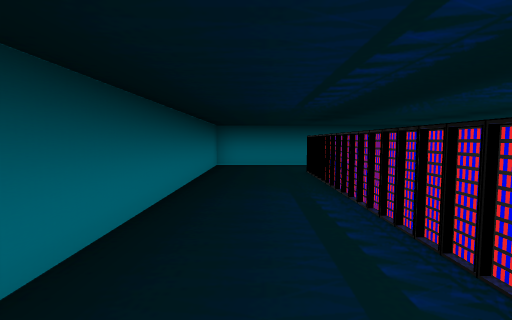
[1] (above)

18 first-person views from a walk through a 3-D level made in the Unity game engine. The camera is 1.4 m above the floor, tilts 4° down and sees 85° across. The floor is counted in squares, 1.8 m on a side. Each view is taken from the middle of a square. On the plan, view 1 faces up. The plan holds only what a view shows up to about 10 squares ahead; the rest is blank. The player character is not drawn. Some animated figures are left out.

[2]
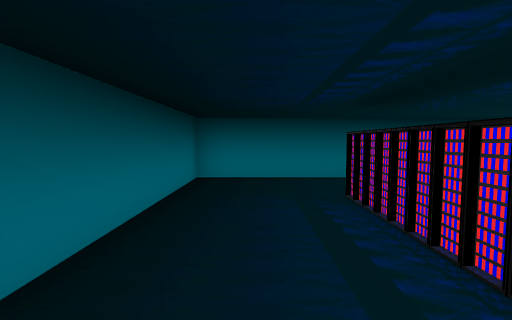

[3]
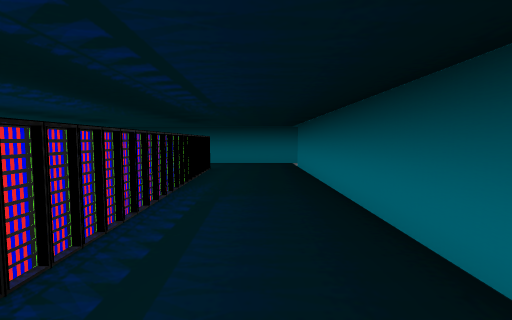

[4]
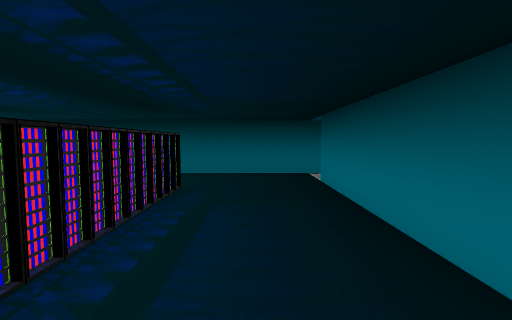

[5]
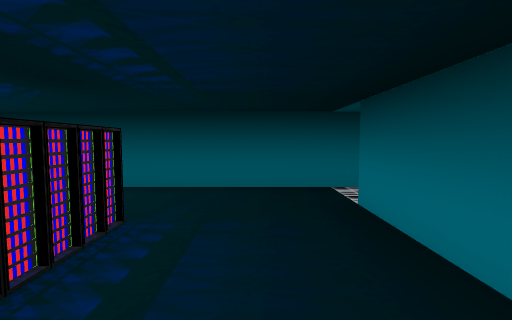

[6]
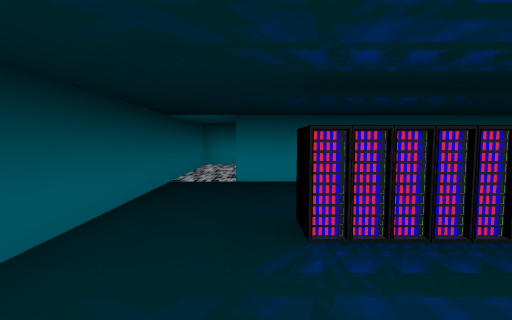

[7]
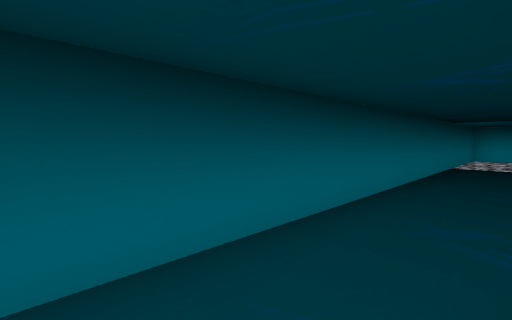

[8]
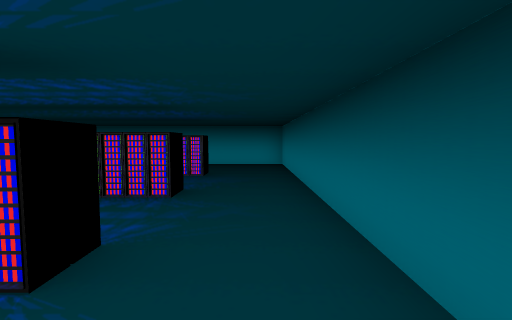

[9]
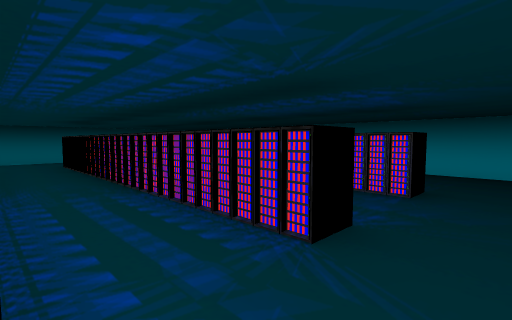

[10]
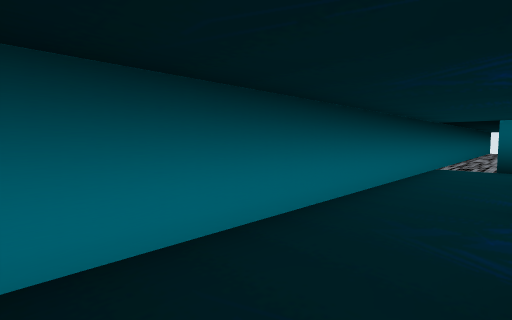

[11]
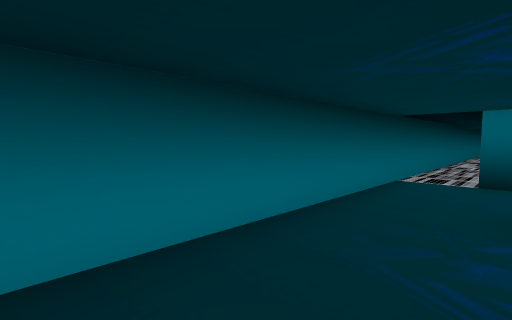

[12]
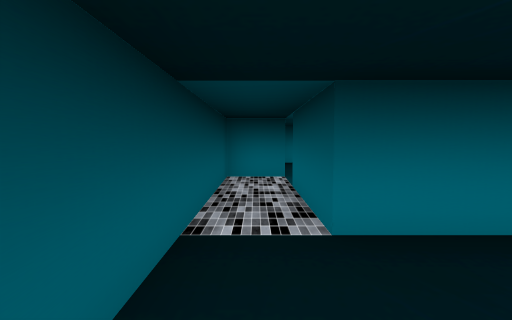

[13]
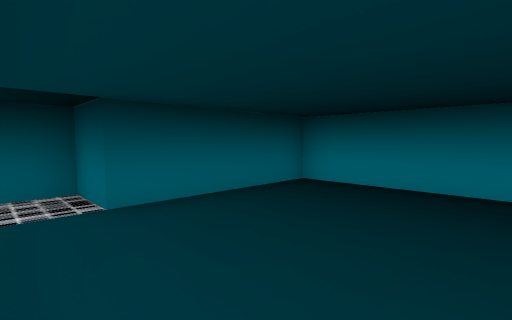

[14]
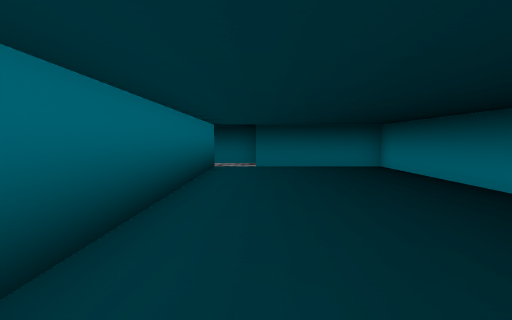

[15]
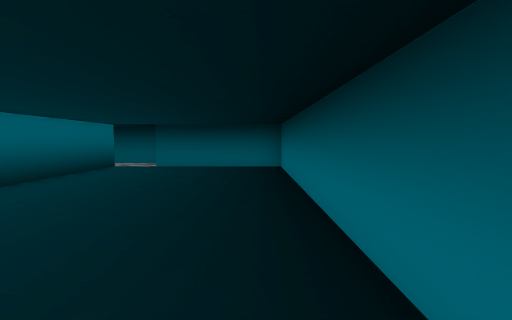

[16]
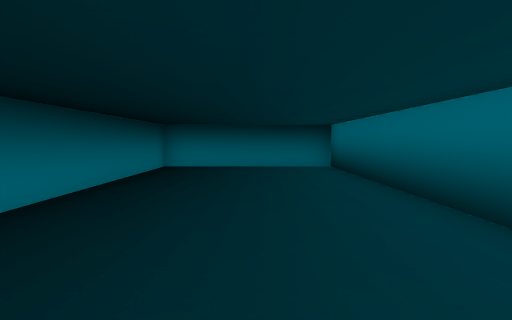

[17]
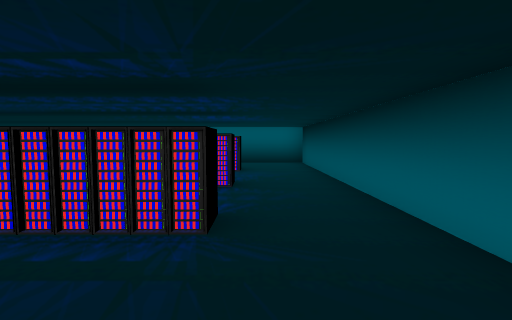

[18]
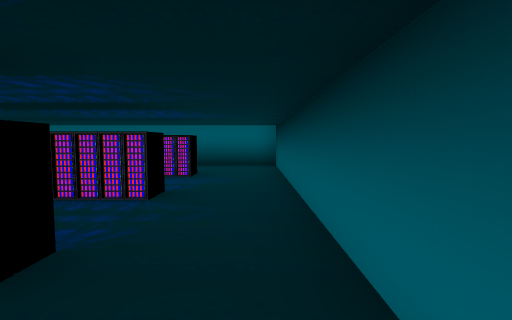

### Floor plan
Points are (right, up) in squares from view 1. A wall is a line through its corners. A room is listed if a view was taken in it or the views show most of it. See-through windows are left out.
Room 1 (views 1, 2, 3, 4, 5, 6, 7, 8, 9, 10, 11, 12, 17, 18)
walls: (8.8, 7.1) (8.8, 7.6); (-3.5, -3.6) (8.8, -3.6) (8.8, -1); (8.5, 8.9) (-1.2, 8.9) (-1.2, -2.4) (-3.8, -2.4)
ways out: opening at (-2.5, -3) to room 2; opening at (9, 8)
objects: other object (1, -1); other object (1, 0); other object (1, 1); other object (1, 2); other object (1, 3); other object (1, 4); other object (1, 5); other object (1, 6); other object (1, 7); other object (2, -1); other object (2, 0); other object (2, 7); other object (4, 1); other object (4, 2); other object (4, 3); other object (4, 4); other object (4, 5); other object (4, 6); other object (4, 7); other object (6, -1)
Room 2 (views 13, 14, 15, 16)
walls: (-3.8, -2.4) (-3.8, 6.4) (-8.8, 6.4) (-8.8, -2.4) (-5, -2.4) (-5, -3.6) (-3.5, -3.6)
ways out: opening at (-2.5, -3) to room 1

Where each view was taken, in squares from view 1:
view 1: 0 up, 0 right, facing up
view 2: 3 up, 0 right, facing up
view 3: 6 up, 0 right, facing down
view 4: 3 up, 0 right, facing down
view 5: 1 up, 0 right, facing down
view 6: 2 down, 4 right, facing left
view 7: 2 down, 8 right, facing down-left
view 8: 8 up, 8 right, facing left
view 9: 8 up, 6 right, facing down-left
view 10: 7 up, 0 right, facing up-right
view 11: 7 up, 3 right, facing up-right
view 12: 3 down, 1 right, facing left
view 13: 1 up, 4 left, facing down-left
view 14: 6 up, 5 left, facing down
view 15: 6 up, 8 left, facing down
view 16: 2 down, 6 left, facing up
view 17: 2 down, 1 left, facing right
view 18: 3 down, 0 right, facing right
